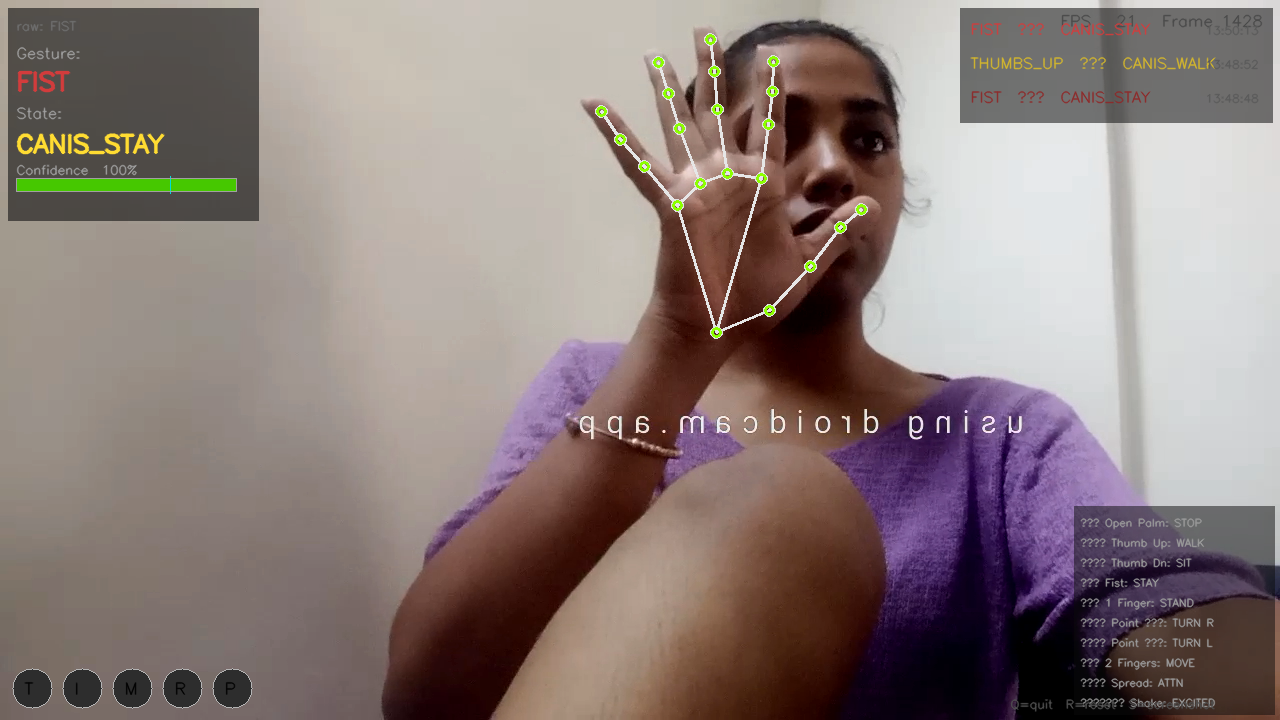
#> input picture canis_v3_1_1777105214.png, 1280 x 720 px, given in place of the camera
$ python 'Drawing on a Canvas.py'
#> lines starting #> are read from the running program, lines starting #| are printed output that depends on the picture; after the words box and inside, x2 and y2 are one past the last pixel; in counts of white or black regions, pixels touching at a corner belong together
import cv2
import numpy as np

cap = cv2.VideoCapture(0)

# Canvas for drawing
canvas = None

# Previous point
prev_x = 0
prev_y = 0

while True:
    success, frame = cap.read()
#> frame is the input picture: shape (720, 1280, 3); mean B, G, R 121.8, 124.5, 138.7
    frame = cv2.flip(frame, 1)
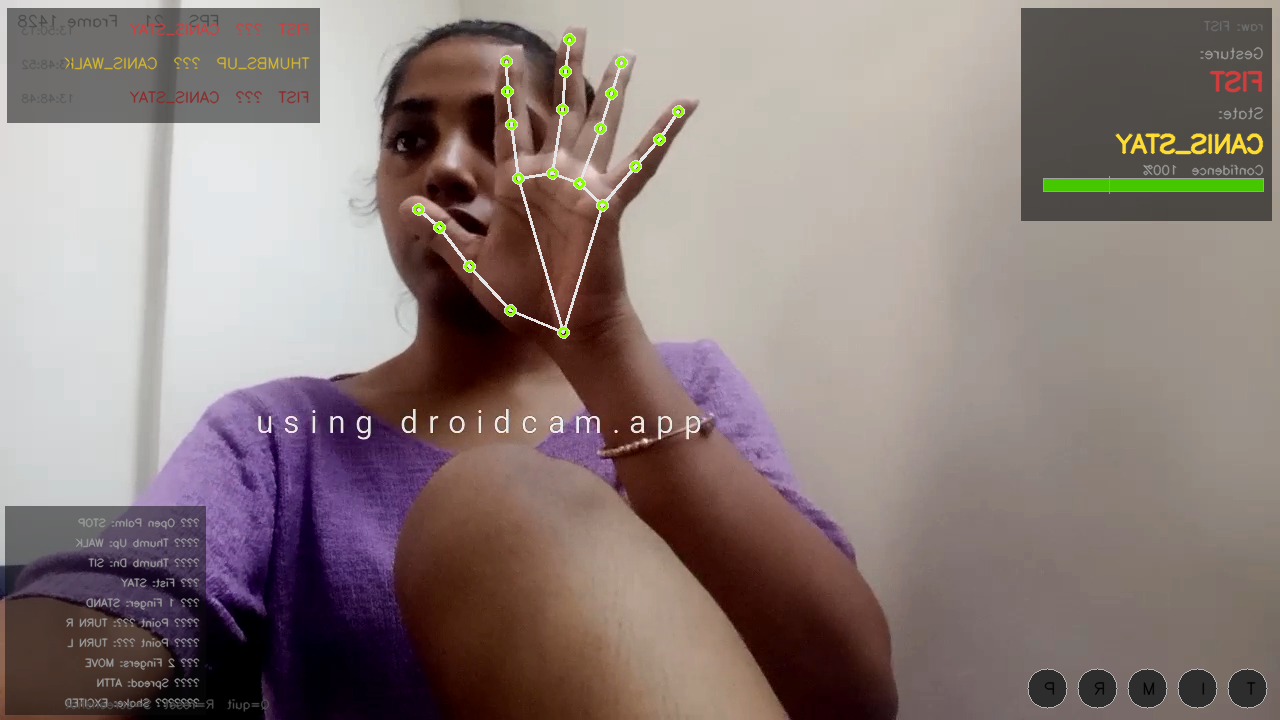
#> frame: shape (720, 1280, 3); mean B, G, R 121.8, 124.5, 138.7

    if canvas is None:
        canvas = np.zeros_like(frame)

    hsv = cv2.cvtColor(frame, cv2.COLOR_BGR2HSV)
#> hsv: shape (720, 1280, 3); mean H, S, V 37.8, 63.2, 141.5

    lower_blue = np.array([90, 50, 50])
    upper_blue = np.array([130, 255, 255])

    mask = cv2.inRange(hsv, lower_blue, upper_blue)
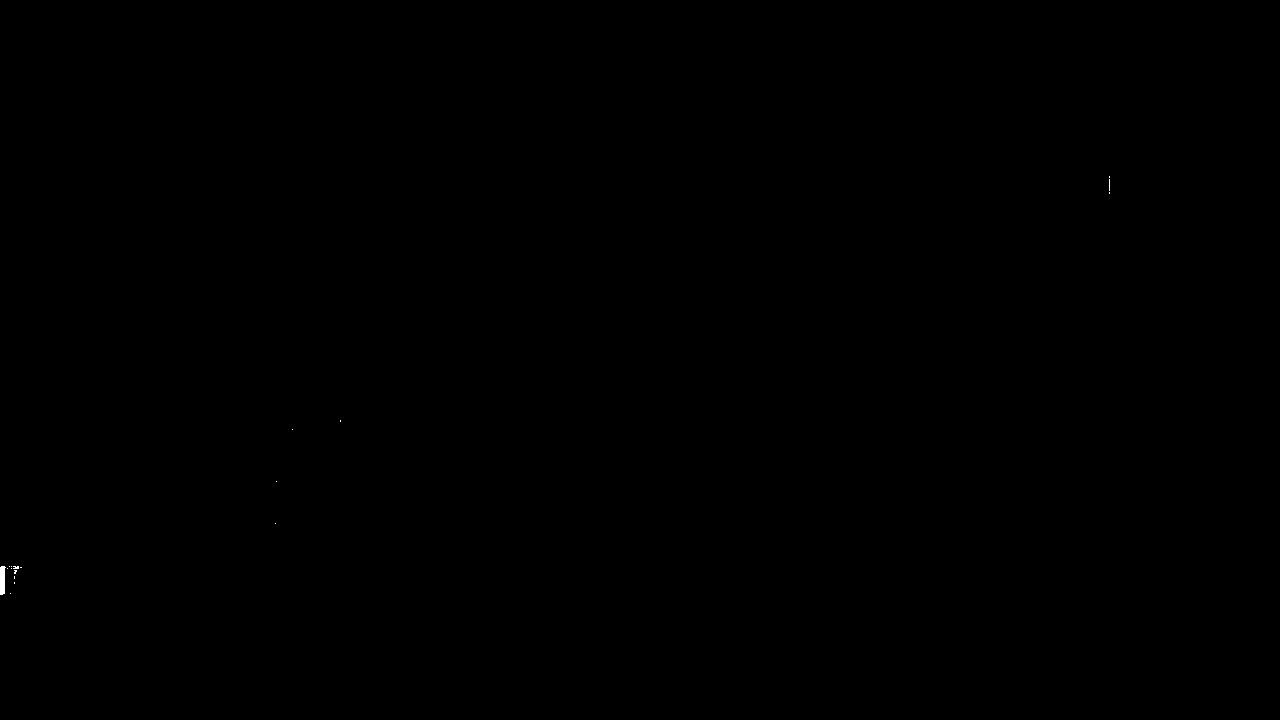
#> mask: shape (720, 1280); 0.02% white; 18 white regions (17 under 20 px), largest, box (x1, y1, x2, y2) and area: (0, 566, 6, 595) 143

    mask = cv2.erode(mask, None, iterations=2)
#> mask: shape (720, 1280); 0.01% white; 1 white region, box (x1, y1, x2, y2) and area: (0, 569, 3, 593) 70
    mask = cv2.dilate(mask, None, iterations=2)
#> mask: shape (720, 1280); 0.01% white; 1 white region, box (x1, y1, x2, y2) and area: (0, 567, 5, 595) 138

    contours, _ = cv2.findContours(mask, cv2.RETR_EXTERNAL, cv2.CHAIN_APPROX_SIMPLE)
#> contours = 1 item

    if contours:
        cnt = max(contours, key=cv2.contourArea)
#> cnt = [[0, 567], [0, 594], [2, 594], [3, 593], [4, 593], [4, 567]]

        if cv2.contourArea(cnt) > 1000:
            x, y, w, h = cv2.boundingRect(cnt)
            cx = x + w // 2
            cy = y + h // 2

            cv2.circle(frame, (cx, cy), 10, (0, 0, 255), -1)

            if prev_x == 0 and prev_y == 0:
                prev_x, prev_y = cx, cy

            # Draw line
            cv2.line(canvas, (prev_x, prev_y), (cx, cy), (255, 0, 0), 5)

            prev_x, prev_y = cx, cy

    # Merge drawing with camera
    frame = cv2.add(frame, canvas)

    cv2.imshow("Virtual Drawing App", frame)
    cv2.imshow("Mask", mask)

    key = cv2.waitKey(1)
#> (key Esc is pressed here)

    if key == 27:
        break
    elif key == ord('c'):
        canvas = np.zeros_like(frame)

cap.release()
cv2.destroyAllWindows()

$ run again, on canis_v3_1_1777105228.png
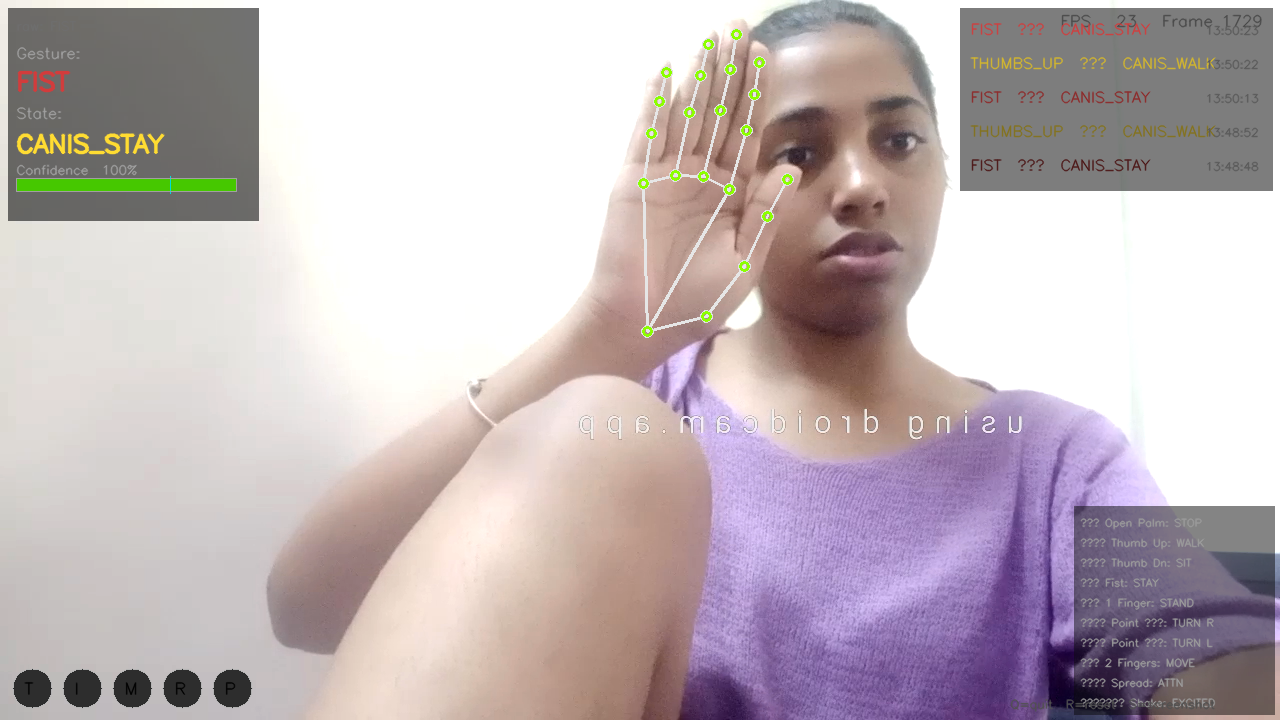
#> input picture canis_v3_1_1777105228.png, 1280 x 720 px, given in place of the camera
#> frame is the input picture: shape (720, 1280, 3); mean B, G, R 185, 181.3, 192.9
#> `frame = cv2.flip(frame, 1)`:
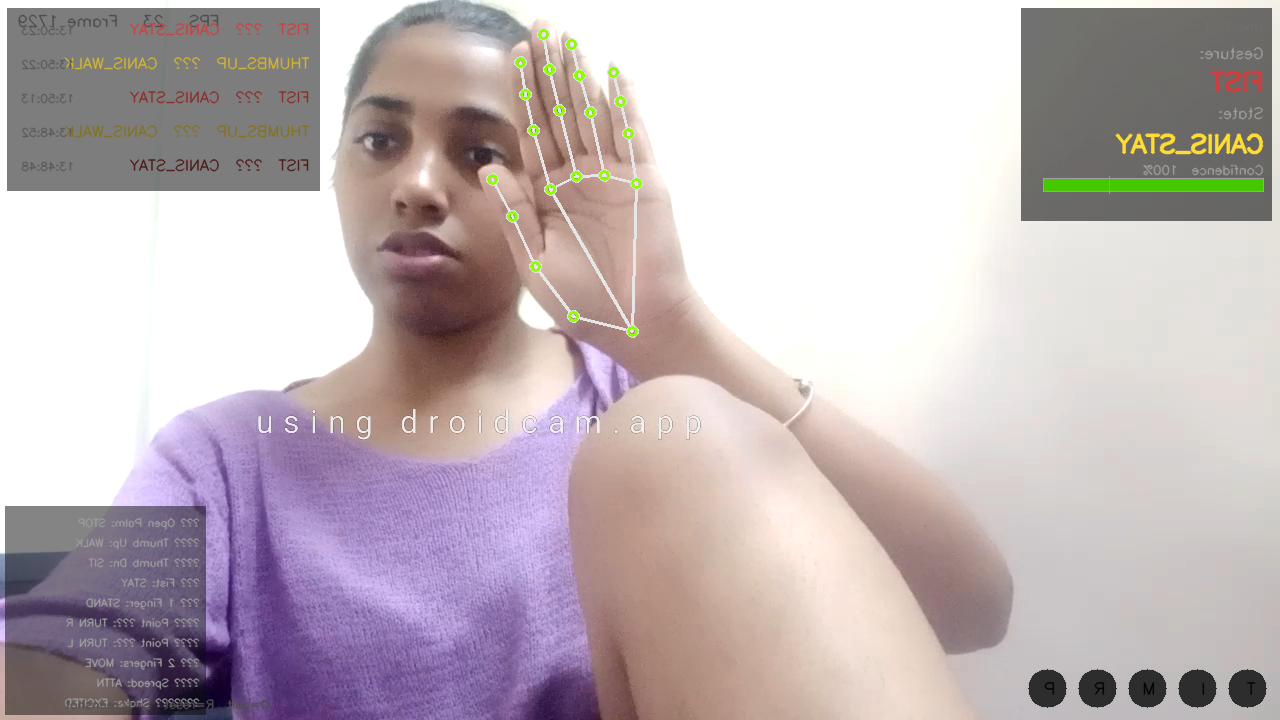
#> frame: shape (720, 1280, 3); mean B, G, R 185, 181.3, 192.9
#> hsv: shape (720, 1280, 3); mean H, S, V 37.4, 31.1, 197.8
#> `mask = cv2.inRange(hsv, lower_blue, upper_blue)`:
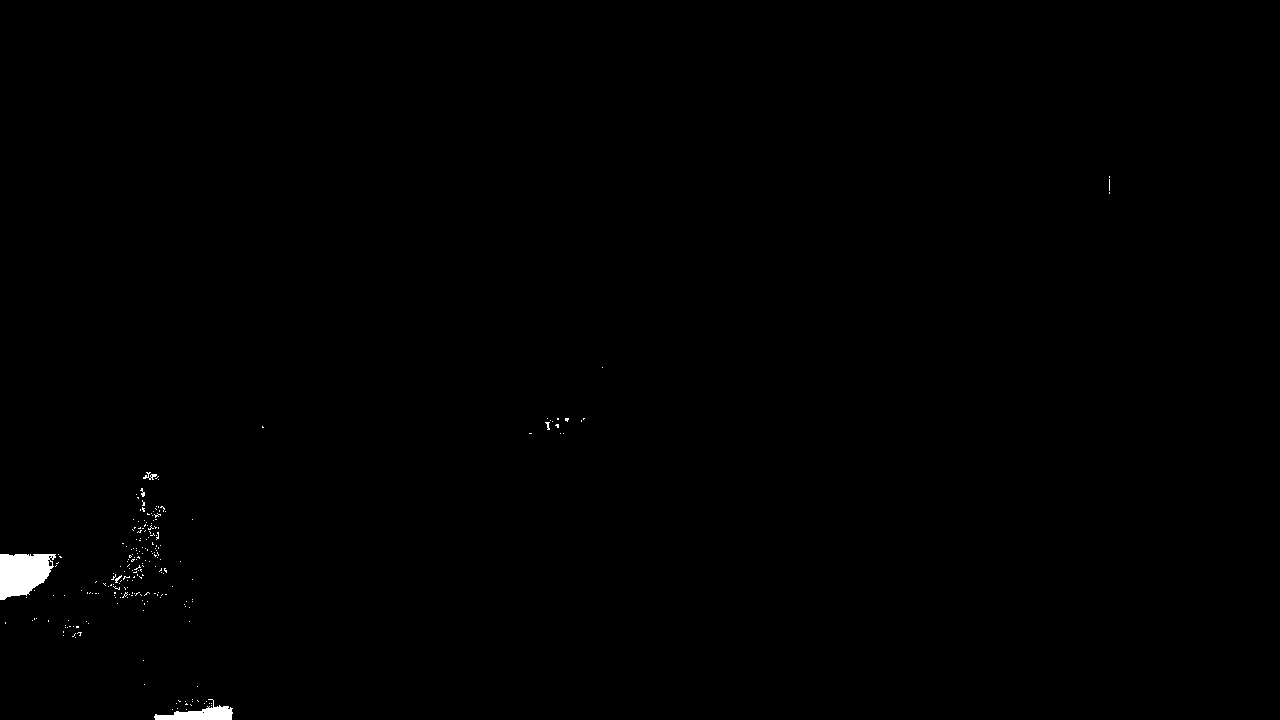
#> mask: shape (720, 1280); 0.36% white; 225 white regions (219 under 20 px), largest, box (x1, y1, x2, y2) and area: (0, 554, 56, 600) 1888, (154, 699, 233, 720) 739, (143, 472, 157, 480) 49, (140, 488, 145, 497) 23, (115, 575, 122, 583) 22, (545, 422, 550, 430) 21
#> contours = 2 contours; box (x1, y1, x2, y2) and area: (0, 554, 50, 600) 1750, (155, 706, 232, 720) 611
#> cnt = contour of 50 points, box (x1, y1, x2, y2) (0, 554, 50, 600), area 1750
#> x = 0; y = 554; w = 50; h = 46
#> cx = 25
#> cy = 577
#> prev_x = 25; prev_y = 577

$ run again, on canis_v3_1_1777105233.png
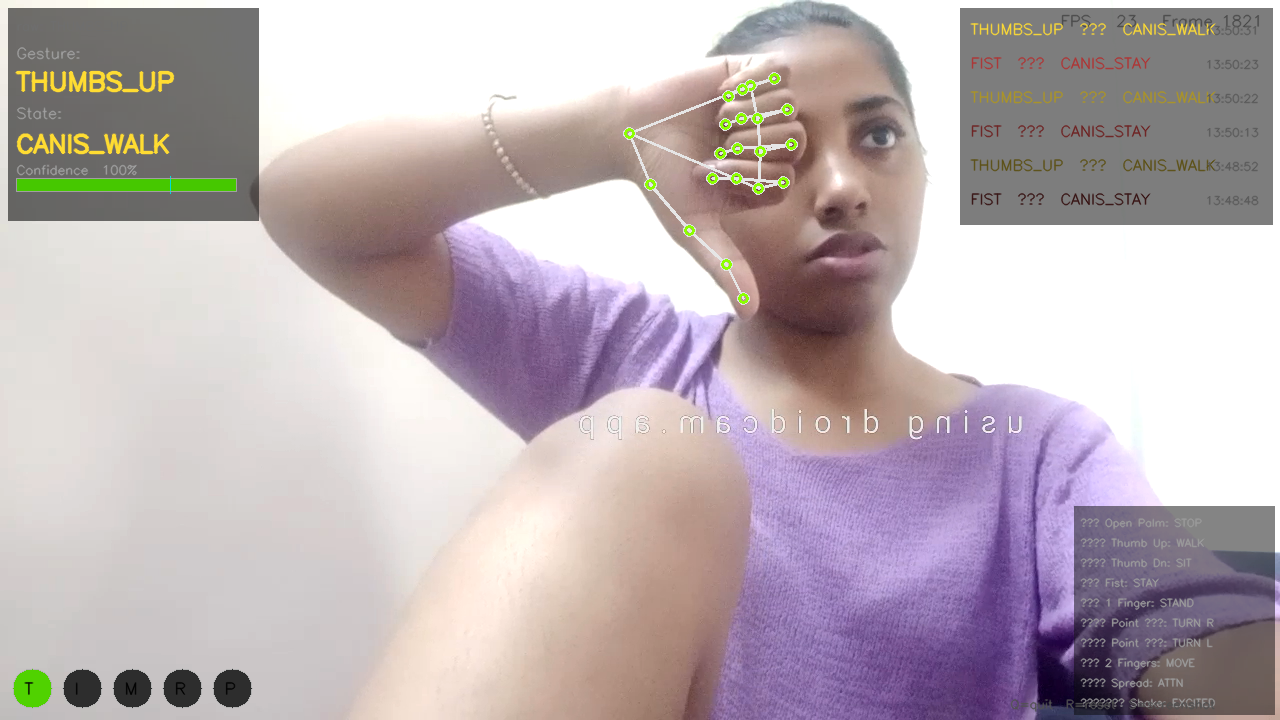
#> input picture canis_v3_1_1777105233.png, 1280 x 720 px, given in place of the camera
#> frame is the input picture: shape (720, 1280, 3); mean B, G, R 180.4, 175.9, 187.6
#> `frame = cv2.flip(frame, 1)`:
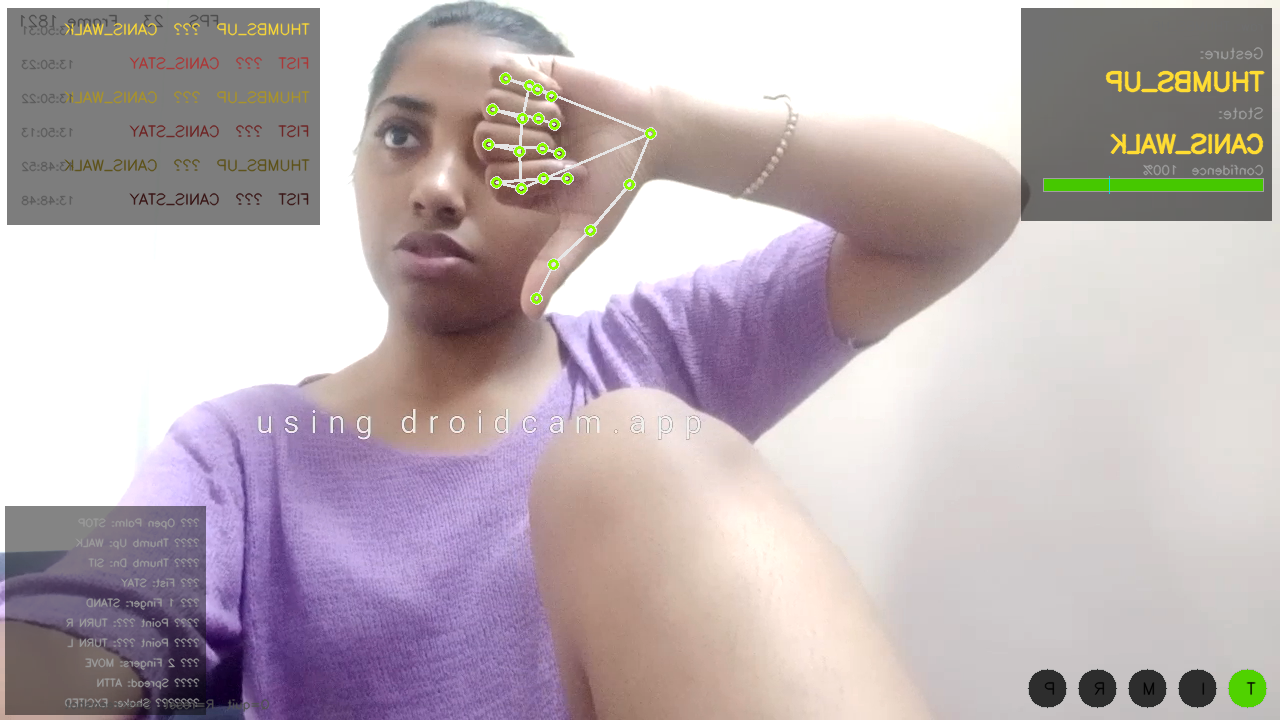
#> frame: shape (720, 1280, 3); mean B, G, R 180.4, 175.9, 187.6
#> hsv: shape (720, 1280, 3); mean H, S, V 44, 32.6, 192.9
#> `mask = cv2.inRange(hsv, lower_blue, upper_blue)`:
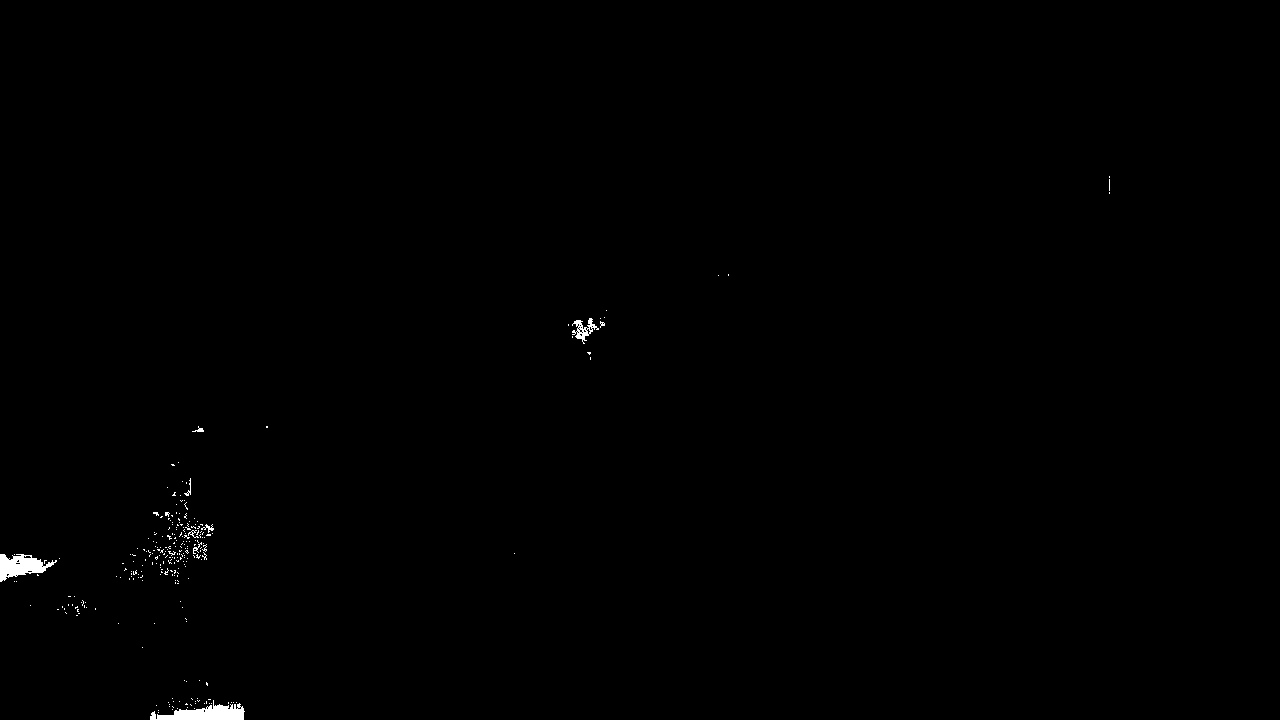
#> mask: shape (720, 1280); 0.32% white; 258 white regions (250 under 20 px), largest, box (x1, y1, x2, y2) and area: (150, 700, 245, 720) 999, (0, 554, 57, 582) 846, (572, 318, 599, 344) 253
#> contours = 3 contours, 1 with area under 20; largest, box (x1, y1, x2, y2) and area: (157, 705, 244, 720) 776, (0, 554, 44, 581) 658
#> cnt = contour of 26 points, box (x1, y1, x2, y2) (157, 705, 244, 720), area 776
